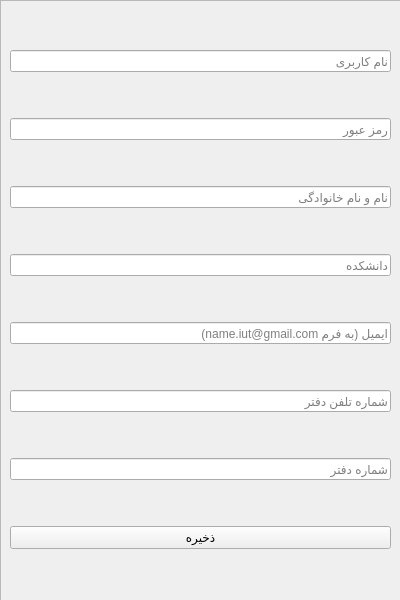
<?xml version="1.0" encoding="UTF-8"?>
<ui version="4.0">
 <class>AddMasterForm</class>
 <widget class="QWidget" name="AddMasterForm">
  <property name="geometry">
   <rect>
    <x>0</x>
    <y>0</y>
    <width>400</width>
    <height>600</height>
   </rect>
  </property>
  <property name="windowTitle">
   <string>Add Master</string>
  </property>
  <widget class="QScrollArea" name="scrollArea">
   <property name="geometry">
    <rect>
     <x>0</x>
     <y>0</y>
     <width>401</width>
     <height>601</height>
    </rect>
   </property>
   <property name="widgetResizable">
    <bool>true</bool>
   </property>
   <widget class="QWidget" name="scrollAreaWidgetContents">
    <property name="geometry">
     <rect>
      <x>0</x>
      <y>0</y>
      <width>399</width>
      <height>599</height>
     </rect>
    </property>
    <layout class="QVBoxLayout" name="verticalLayout">
     <item>
      <widget class="QLineEdit" name="usernameLineEdit">
       <property name="placeholderText">
        <string>نام کاربری</string>
       </property>
      </widget>
     </item>
     <item>
      <widget class="QLineEdit" name="passwordLineEdit">
       <property name="echoMode">
        <enum>QLineEdit::EchoMode::Password</enum>
       </property>
       <property name="placeholderText">
        <string>رمز عبور</string>
       </property>
      </widget>
     </item>
     <item>
      <widget class="QLineEdit" name="fullNameLineEdit">
       <property name="placeholderText">
        <string>نام و نام خانوادگی</string>
       </property>
      </widget>
     </item>
     <item>
      <widget class="QLineEdit" name="facultyLineEdit">
       <property name="placeholderText">
        <string>دانشکده</string>
       </property>
      </widget>
     </item>
     <item>
      <widget class="QLineEdit" name="emailLineEdit">
       <property name="placeholderText">
        <string>ایمیل (به فرم name.iut@gmail.com)</string>
       </property>
      </widget>
     </item>
     <item>
      <widget class="QLineEdit" name="officePhoneLineEdit">
       <property name="placeholderText">
        <string>شماره تلفن دفتر</string>
       </property>
      </widget>
     </item>
     <item>
      <widget class="QLineEdit" name="officeNumberLineEdit">
       <property name="placeholderText">
        <string>شماره دفتر</string>
       </property>
      </widget>
     </item>
     <item>
      <widget class="QPushButton" name="submitButton">
       <property name="text">
        <string>ذخیره</string>
       </property>
      </widget>
     </item>
    </layout>
   </widget>
  </widget>
 </widget>
 <resources/>
 <connections/>
</ui>
